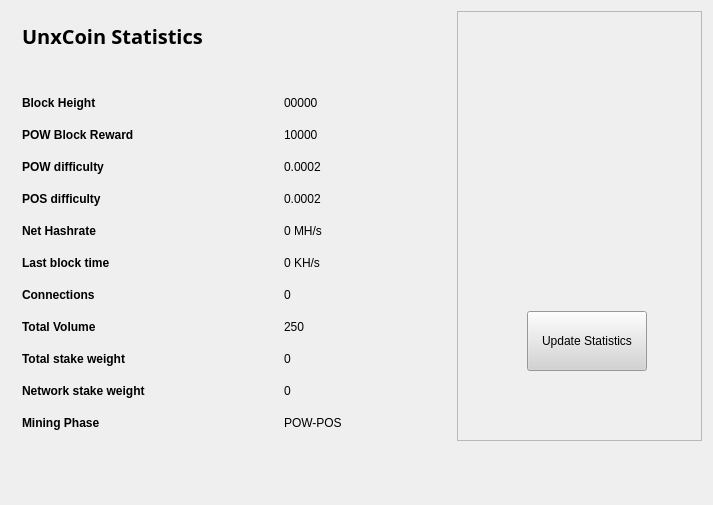
<?xml version="1.0" encoding="UTF-8"?>
<ui version="4.0">
 <class>StatisticsPage</class>
 <widget class="QWidget" name="StatisticsPage">
  <property name="windowModality">
   <enum>Qt::NonModal</enum>
  </property>
  <property name="geometry">
   <rect>
    <x>0</x>
    <y>0</y>
    <width>713</width>
    <height>505</height>
   </rect>
  </property>
  <property name="windowTitle">
   <string>Digging</string>
  </property>
  <property name="styleSheet">
   <string notr="true">color:#000000;
font-family:'Open Sans,sans-serif';</string>
  </property>
  <layout class="QGridLayout" name="gridLayout">
   <property name="sizeConstraint">
    <enum>QLayout::SetMaximumSize</enum>
   </property>
   <item row="0" column="1">
    <widget class="QFrame" name="frame">
     <property name="minimumSize">
      <size>
       <width>213</width>
       <height>0</height>
      </size>
     </property>
     <property name="frameShape">
      <enum>QFrame::StyledPanel</enum>
     </property>
     <property name="frameShadow">
      <enum>QFrame::Raised</enum>
     </property>
     <widget class="QPushButton" name="startButton">
      <property name="geometry">
       <rect>
        <x>70</x>
        <y>300</y>
        <width>120</width>
        <height>60</height>
       </rect>
      </property>
      <property name="sizePolicy">
       <sizepolicy hsizetype="Fixed" vsizetype="Fixed">
        <horstretch>0</horstretch>
        <verstretch>0</verstretch>
       </sizepolicy>
      </property>
      <property name="minimumSize">
       <size>
        <width>120</width>
        <height>60</height>
       </size>
      </property>
      <property name="styleSheet">
       <string notr="true">background:lightgrey;</string>
      </property>
      <property name="text">
       <string>Update Statistics</string>
      </property>
     </widget>
     <widget class="QLabel" name="label">
      <property name="geometry">
       <rect>
        <x>0</x>
        <y>30</y>
        <width>251</width>
        <height>251</height>
       </rect>
      </property>
      <property name="text">
       <string>&lt;!DOCTYPE HTML PUBLIC &quot;-//W3C//DTD HTML 4.0//EN&quot; &quot;http://www.w3.org/TR/REC-html40/strict.dtd&quot;&gt;
&lt;html&gt;&lt;head&gt;&lt;meta name=&quot;qrichtext&quot; content=&quot;1&quot; /&gt;&lt;style type=&quot;text/css&quot;&gt;
p, li { white-space: pre-wrap; }
&lt;/style&gt;&lt;/head&gt;&lt;body style=&quot; font-family:'Open Sans,sans-serif'; font-size:8pt; font-weight:400; font-style:normal;&quot;&gt;
&lt;p align=&quot;center&quot; style=&quot; margin-top:0px; margin-bottom:0px; margin-left:0px; margin-right:0px; -qt-block-indent:0; text-indent:0px;&quot;&gt;&lt;img src=&quot;:/images/Wallet_Logo&quot; /&gt;&lt;/p&gt;&lt;/body&gt;&lt;/html&gt;</string>
      </property>
     </widget>
    </widget>
   </item>
   <item row="0" column="0">
    <widget class="QFrame" name="gridFrame_2">
     <property name="maximumSize">
      <size>
       <width>440</width>
       <height>16777215</height>
      </size>
     </property>
     <layout class="QGridLayout" name="gridLayout_4">
      <item row="3" column="0">
       <layout class="QFormLayout" name="formLayout_2">
        <property name="fieldGrowthPolicy">
         <enum>QFormLayout::FieldsStayAtSizeHint</enum>
        </property>
        <property name="horizontalSpacing">
         <number>139</number>
        </property>
        <property name="verticalSpacing">
         <number>18</number>
        </property>
        <property name="rightMargin">
         <number>0</number>
        </property>
        <item row="1" column="0">
         <widget class="QLabel" name="label_14">
          <property name="text">
           <string>&lt;html&gt;&lt;head/&gt;&lt;body&gt;&lt;p&gt;&lt;span style=&quot; font-weight:600;&quot;&gt;Block Height&lt;/span&gt;&lt;/p&gt;&lt;/body&gt;&lt;/html&gt;</string>
          </property>
         </widget>
        </item>
        <item row="1" column="1">
         <widget class="QLabel" name="heightBox">
          <property name="text">
           <string>00000</string>
          </property>
         </widget>
        </item>
        <item row="2" column="0">
         <widget class="QLabel" name="label_12">
          <property name="text">
           <string>&lt;html&gt;&lt;head/&gt;&lt;body&gt;&lt;p&gt;&lt;span style=&quot; font-weight:600;&quot;&gt;POW Block Reward&lt;/span&gt;&lt;/p&gt;&lt;/body&gt;&lt;/html&gt;</string>
          </property>
         </widget>
        </item>
        <item row="2" column="1">
         <widget class="QLabel" name="rewardBox">
          <property name="text">
           <string>10000</string>
          </property>
         </widget>
        </item>
        <item row="3" column="0">
         <widget class="QLabel" name="label_13">
          <property name="text">
           <string>&lt;html&gt;&lt;head/&gt;&lt;body&gt;&lt;p&gt;&lt;span style=&quot; font-weight:600;&quot;&gt;POW difficulty&lt;/span&gt;&lt;/p&gt;&lt;/body&gt;&lt;/html&gt;</string>
          </property>
         </widget>
        </item>
        <item row="3" column="1">
         <widget class="QLabel" name="diffBox">
          <property name="text">
           <string>0.0002</string>
          </property>
         </widget>
        </item>
        <item row="4" column="0">
         <widget class="QLabel" name="label_9">
          <property name="text">
           <string>&lt;html&gt;&lt;head/&gt;&lt;body&gt;&lt;p&gt;&lt;span style=&quot; font-weight:600;&quot;&gt;POS difficulty&lt;/span&gt;&lt;/p&gt;&lt;/body&gt;&lt;/html&gt;</string>
          </property>
         </widget>
        </item>
        <item row="4" column="1">
         <widget class="QLabel" name="diffBox2">
          <property name="text">
           <string>0.0002</string>
          </property>
         </widget>
        </item>
        <item row="5" column="1">
         <widget class="QLabel" name="pawrateBox">
          <property name="text">
           <string>0 MH/s</string>
          </property>
         </widget>
        </item>
        <item row="6" column="0">
         <widget class="QLabel" name="label3_2">
          <property name="sizePolicy">
           <sizepolicy hsizetype="Preferred" vsizetype="Maximum">
            <horstretch>0</horstretch>
            <verstretch>0</verstretch>
           </sizepolicy>
          </property>
          <property name="text">
           <string>&lt;html&gt;&lt;head/&gt;&lt;body&gt;&lt;p&gt;&lt;span style=&quot; font-weight:600;&quot;&gt;Last block time&lt;/span&gt;&lt;/p&gt;&lt;/body&gt;&lt;/html&gt;</string>
          </property>
         </widget>
        </item>
        <item row="6" column="1">
         <widget class="QLabel" name="localBox">
          <property name="text">
           <string>0 KH/s</string>
          </property>
         </widget>
        </item>
        <item row="7" column="0">
         <widget class="QLabel" name="label1_2">
          <property name="text">
           <string>&lt;html&gt;&lt;head/&gt;&lt;body&gt;&lt;p&gt;&lt;span style=&quot; font-weight:600;&quot;&gt;Connections&lt;/span&gt;&lt;/p&gt;&lt;/body&gt;&lt;/html&gt;</string>
          </property>
         </widget>
        </item>
        <item row="7" column="1">
         <widget class="QLabel" name="connectionBox">
          <property name="text">
           <string>0</string>
          </property>
         </widget>
        </item>
        <item row="8" column="0">
         <widget class="QLabel" name="label_8">
          <property name="text">
           <string>&lt;html&gt;&lt;head/&gt;&lt;body&gt;&lt;p&gt;&lt;span style=&quot; font-weight:600;&quot;&gt;Total Volume&lt;/span&gt;&lt;/p&gt;&lt;/body&gt;&lt;/html&gt;</string>
          </property>
         </widget>
        </item>
        <item row="8" column="1">
         <widget class="QLabel" name="volumeBox">
          <property name="text">
           <string>250</string>
          </property>
         </widget>
        </item>
        <item row="9" column="0">
         <widget class="QLabel" name="label_10">
          <property name="text">
           <string>&lt;html&gt;&lt;head/&gt;&lt;body&gt;&lt;p&gt;&lt;span style=&quot; font-weight:600;&quot;&gt;Total stake weight&lt;/span&gt;&lt;/p&gt;&lt;/body&gt;&lt;/html&gt;</string>
          </property>
         </widget>
        </item>
        <item row="9" column="1">
         <widget class="QLabel" name="minBox">
          <property name="text">
           <string>0</string>
          </property>
         </widget>
        </item>
        <item row="10" column="0">
         <widget class="QLabel" name="label_11">
          <property name="text">
           <string>&lt;html&gt;&lt;head/&gt;&lt;body&gt;&lt;p&gt;&lt;span style=&quot; font-weight:600;&quot;&gt;Network stake weight&lt;/span&gt;&lt;/p&gt;&lt;/body&gt;&lt;/html&gt;</string>
          </property>
         </widget>
        </item>
        <item row="10" column="1">
         <widget class="QLabel" name="maxBox">
          <property name="text">
           <string>0</string>
          </property>
         </widget>
        </item>
        <item row="11" column="0">
         <widget class="QLabel" name="label_15">
          <property name="text">
           <string>&lt;html&gt;&lt;head/&gt;&lt;body&gt;&lt;p&gt;&lt;span style=&quot; font-weight:600;&quot;&gt;Mining Phase&lt;/span&gt;&lt;/p&gt;&lt;/body&gt;&lt;/html&gt;</string>
          </property>
         </widget>
        </item>
        <item row="11" column="1">
         <widget class="QLabel" name="cBox">
          <property name="text">
           <string>POW-POS</string>
          </property>
         </widget>
        </item>
        <item row="5" column="0">
         <widget class="QLabel" name="label_16">
          <property name="text">
           <string>&lt;html&gt;&lt;head/&gt;&lt;body&gt;&lt;p&gt;&lt;span style=&quot; font-weight:600;&quot;&gt;Net Hashrate&lt;/span&gt;&lt;/p&gt;&lt;/body&gt;&lt;/html&gt;</string>
          </property>
         </widget>
        </item>
       </layout>
      </item>
      <item row="1" column="0">
       <layout class="QHBoxLayout" name="horizontalLayout_4">
        <property name="spacing">
         <number>7</number>
        </property>
        <item>
         <widget class="QLabel" name="label_5">
          <property name="font">
           <font>
            <family>Open Sans,sans-serif</family>
           </font>
          </property>
          <property name="text">
           <string>&lt;html&gt;&lt;head/&gt;&lt;body&gt;&lt;p&gt;&lt;span style=&quot; font-size:20px; font-weight:600; color:#000000;&quot;&gt;UnxCoin Statistics&lt;/span&gt;&lt;/p&gt;&lt;/body&gt;&lt;/html&gt;</string>
          </property>
         </widget>
        </item>
        <item>
         <spacer name="horizontalSpacer_2">
          <property name="orientation">
           <enum>Qt::Horizontal</enum>
          </property>
          <property name="sizeHint" stdset="0">
           <size>
            <width>40</width>
            <height>20</height>
           </size>
          </property>
         </spacer>
        </item>
       </layout>
      </item>
      <item row="2" column="0">
       <spacer name="verticalSpacer_2">
        <property name="orientation">
         <enum>Qt::Vertical</enum>
        </property>
        <property name="sizeHint" stdset="0">
         <size>
          <width>20</width>
          <height>40</height>
         </size>
        </property>
       </spacer>
      </item>
     </layout>
    </widget>
   </item>
   <item row="1" column="0">
    <spacer name="verticalSpacer">
     <property name="orientation">
      <enum>Qt::Vertical</enum>
     </property>
     <property name="sizeHint" stdset="0">
      <size>
       <width>20</width>
       <height>40</height>
      </size>
     </property>
    </spacer>
   </item>
  </layout>
 </widget>
 <layoutdefault spacing="6" margin="11"/>
 <resources/>
 <connections/>
</ui>
